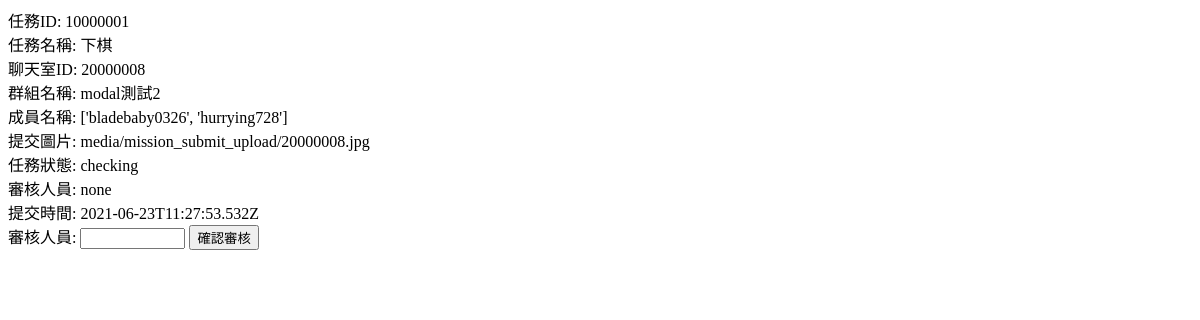
/manager, run on an earlier commit of the app's database.
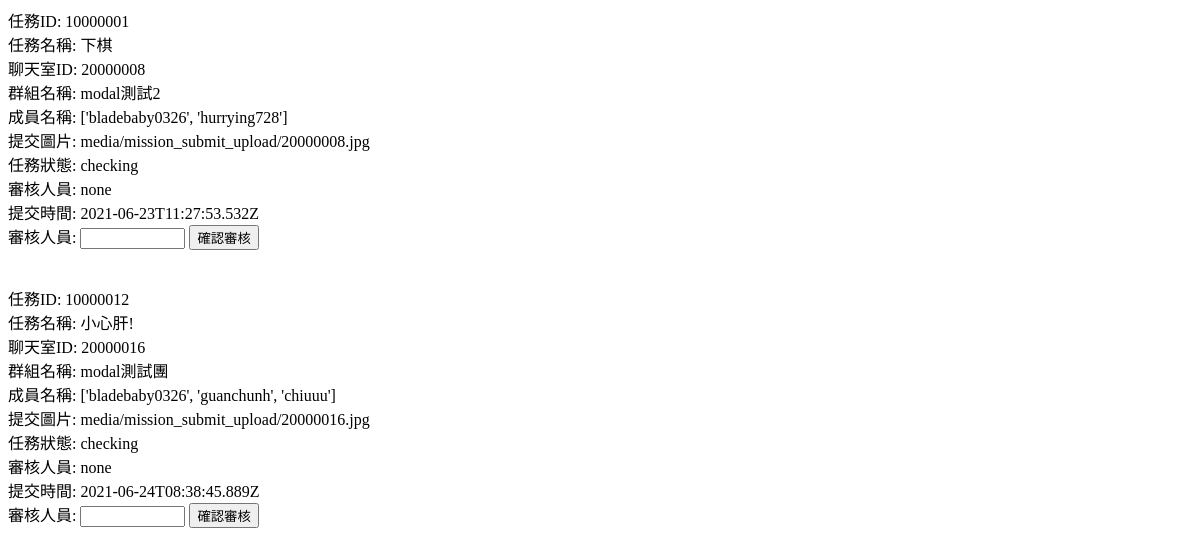
And on a later commit of the database.
### backend/models.py (models this page shows)
class Mission_submission(models.Model):
    mission_ID = models.CharField(max_length=100)
    mission_name = models.TextField()
    chatroom_ID = models.CharField(max_length=100)
    group_name = models.TextField()
    member_ID = models.TextField() #List
    submission_pic = models.TextField()
    check_status = models.CharField(max_length=100)
    check_preson = models.TextField()
    time = models.DateTimeField(auto_now_add=True)

### backend/views.py (the view)
# urls.py: path('manager', backend.manager_page),
def manager_page(request):
    mission_submission = Mission_submission.objects.filter(check_status="checking")
    mission_submission = core_serializers.serialize("json", mission_submission)
    mission_submission = json.loads(mission_submission)
    return render(request, 'manager.html', {
        "mission_submission" : mission_submission
    })

### templates/manager.html (shortened to what this page needs)
<!DOCTYPE html>
<html>
    <head>
    </head>
    <body>
        {% for submission in mission_submission %}
            <div>
                任務ID: {{submission.fields.mission_ID}}<br>
                任務名稱: {{submission.fields.mission_name}}<br>
                聊天室ID: {{submission.fields.chatroom_ID}}<br>
                群組名稱: {{submission.fields.group_name}}<br>
                成員名稱: {{submission.fields.member_ID}}<br>
                提交圖片: {{submission.fields.submission_pic}}<br>
                任務狀態: {{submission.fields.check_status}}<br>
                審核人員: {{submission.fields.check_preson}}<br>
                提交時間: {{submission.fields.time}}<br>
                審核人員: <input id = "{{ submission.fields.chatroom_ID }}_check_person" type="text" size="10" >
                <button id="{{ submission.fields.chatroom_ID }}" onclick="ok(this.id)">確認審核</button>
            </div><br><br>
        {% endfor %}
    </body>
</html>

What changed in the data, as far as the page shows it:
added Mission_submission: fields.mission_ID "10000012", fields.mission_name "小心肝!", fields.chatroom_ID "20000016", fields.group_name "modal測試團", fields.member_ID "['bladebaby0326', 'guanchunh', 'chiuuu']", fields.submission_pic "media/mission_submit_upload/20000016.jpg", fields.check_status "checking", fields.check_preson "none", fields.time "2021-06-24T08:38:45.889Z"
